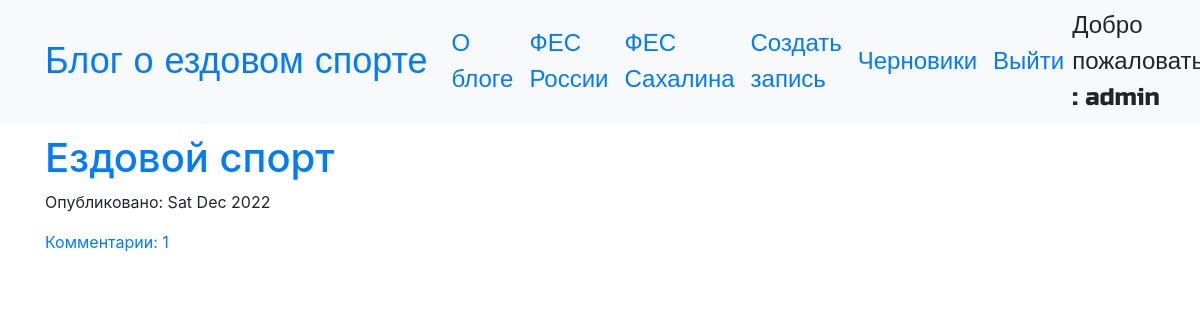
The app's page / (signed in) with its own data.
### blog/models.py (models this page shows, shortened)
class Post(models.Model):
    author = models.ForeignKey('auth.User',on_delete=models.CASCADE)
    title = models.CharField(max_length=200)
    text = models.TextField()
    created_date = models.DateTimeField(default=timezone.now)
    published_date = models.DateTimeField(blank=True, null=True)
    def approve_comments(self):
        return self.comments.filter(approved_comment=True)

### blog/views.py (the view)
# urls.py: path('',views.PostListView.as_view(),name='post_list'),
class PostListView(ListView):
    model = Post
    def get_queryset(self):
        return Post.objects.filter(published_date__lte=timezone.now()).order_by('-published_date')

### blog/templates/blog/post_list.html
{% extends 'blog/base.html' %}
{% block content %}
<div class="centerstage">
    {% for post in post_list %}
        <div class="post">
            <h1><a href="{% url 'post_detail' pk=post.pk %}">{{ post.title }}</a></h1>
            <div class="date">
                <p>Опубликовано: {{ post.published_date|date:"D M Y"}}</p>
            </div>
            <a href="{% url 'post_detail' pk=post.pk %}">Комментарии: {{ post.approve_comments.count }}</a>
        </div>
    {% endfor %}
</div>
{% endblock %}

### blog/templates/blog/base.html (shortened to what this page needs)
<!DOCTYPE html>
{% load static %}
<html>
  <head>
    <link rel="stylesheet" href="https://stackpath.bootstrapcdn.com/bootstrap/4.1.3/css/bootstrap.min.css"
>
    <link href="https://maxcdn.bootstrapcdn.com/font-awesome/4.7.0/css/font-awesome.min.css" rel="stylesheet">
    <link rel="stylesheet" href="//cdn.jsdelivr.net/medium-editor/latest/css/medium-editor.min.css" type="text/css" media="screen" charset="utf-8">
    <link rel="stylesheet" href="{% static 'css/blog.css' %}">
  </head>
  <body class='loader'>
    <nav class="navbar navbar-expand-lg bg-light techfont">
      <div class="container">
        <div class="navbar-nav align-items-center">
          <a class="navbar-brand bigbrand" href="{% url 'post_list' %}">Блог о ездовом спорте</a>
          <a class="nav-item nav-link" href="{% url 'about' %}">О блоге</a>
          <a class="nav-item nav-link" href="http://fes-russia.ru/">ФЕС России</a>
          <a class="nav-item nav-link" href="http://fes65.ru/">ФЕС Сахалина</a>
        </div>
        <div class="navbar-nav align-items-center ml-auto">
          {% if user.is_authenticated %}
            <a class="nav-item nav-link" href="{% url 'post_new' %}">Создать запись</a>
            <a class="nav-item nav-link" href="{% url 'post_draft_list' %}">Черновики</a>
            <a class="nav-item nav-link" href="{% url 'logout' %}">Выйти</a>
            <a >Добро пожаловать, : {{ user.username }}</a>
          {% else %}
            <a class="nav-item nav-link" href="{% url 'login' %}" aria-label="Login">
              <span class="fa fa-user" aria-hidden="true"></span></a>
          {% endif %}
        </div>
      </div>
    </nav>
          <div class="content container">
              <div class="row">
                  <div class="col-md-8">
                    <div class="blog_posts">
                      {% block content %}
                      {% endblock %}
                    </div>
                  </div>
              </div>
          </div>
  </body>
</html>

### blog/static/css/blog.css (style rules this page uses)
.techfont { font-family: 'Russo One', sans-serif; font-size: 1.5em; margin-bottom: 10px; }
.centerstage { margin-left: auto; margin-right: auto; }
.bigbrand { font-size: 1.5em; }
.loader { filter:hue-rotate(0deg); color: linear-gradient(45deg,#0f8,#08f); animation:hue 5000ms infinite linear; }

### records on screen
Post: title "Ездовой спорт", published_date "Sat Dec 2022", approve_comments.count "1"

### other values on screen
{{ user.username }} "admin"
